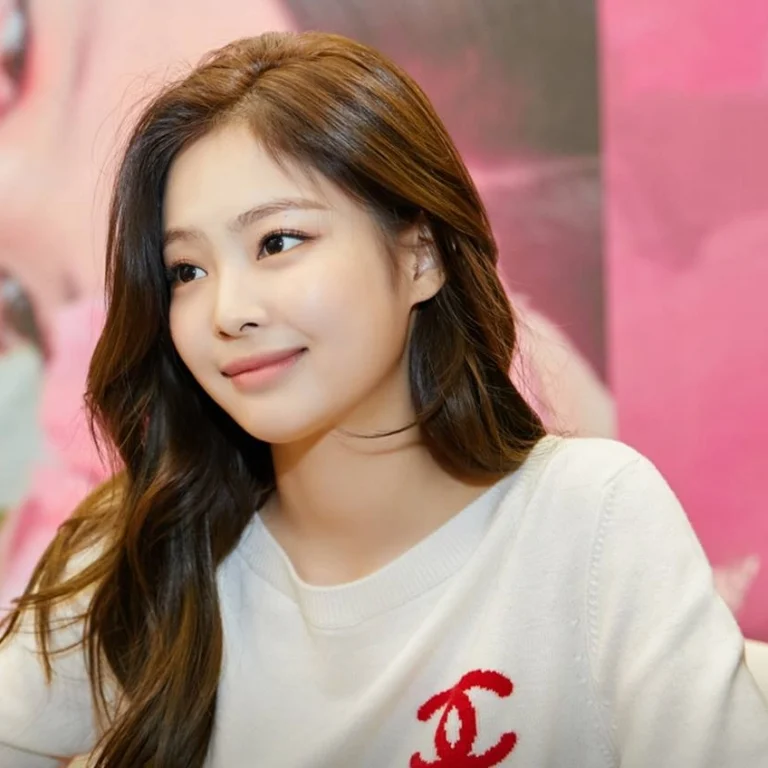
#> input picture OpenCV/data/jennie.jpg, 768 x 768 px
$ python blur.py
#> lines starting #> are read from the running program, lines starting #| are printed output that depends on the picture
import cv2
import matplotlib.pyplot as plt

img = cv2.imread('data/jennie.jpg')
#> img is the input picture: shape (768, 768, 3); mean B, G, R 129, 137, 174


''' Box Filter '''
blur_img = cv2.blur(img, ksize=(9, 9)) # or cv2.boxFiler

fig, axes = plt.subplots(1, 2, figsize=(12, 6))
[axi.set_axis_off() for axi in axes.ravel()] # set all axes off
axes[0].imshow(cv2.cvtColor(img, cv2.COLOR_BGR2RGB))
axes[1].imshow(cv2.cvtColor(blur_img, cv2.COLOR_BGR2RGB))
# plt.show()


''' Gaussian Filter'''
gaussian1 = cv2.GaussianBlur(img, ksize=(9, 9), sigmaX=1, sigmaY=1)
gaussian2 = cv2.GaussianBlur(img, ksize=(9, 9), sigmaX=4, sigmaY=4)
gaussian3 = cv2.GaussianBlur(img, ksize=(27, 27), sigmaX=1, sigmaY=1)

fig, axes = plt.subplots(2, 2, figsize=(10, 10))
[axi.set_axis_off() for axi in axes.ravel()]
axes[0, 0].imshow(cv2.cvtColor(img, cv2.COLOR_BGR2RGB))
axes[0, 0].set_title('origin')
axes[0, 1].imshow(cv2.cvtColor(gaussian1, cv2.COLOR_BGR2RGB))
axes[0, 1].set_title('(9, 9), sigmaX=1, sigmaY=1')
axes[1, 0].imshow(cv2.cvtColor(gaussian2, cv2.COLOR_BGR2RGB))
axes[1, 0].set_title('(9, 9), sigmaX=4, sigmaY=4')
axes[1, 1].imshow(cv2.cvtColor(gaussian3, cv2.COLOR_BGR2RGB))
axes[1, 1].set_title('(27, 27), sigmaX=1, sigmaY=1')
# plt.show()
# -> Blur Gaussian Filter không quan tâm lắm đến kernel size


'''Median Filter'''
median_img = cv2.medianBlur(img, 9)
fig, axes = plt.subplots(1, 2, figsize=(12, 6))
[axi.set_axis_off() for axi in axes.ravel()] # set all axes off
axes[0].imshow(cv2.cvtColor(img, cv2.COLOR_BGR2RGB))
axes[1].imshow(cv2.cvtColor(median_img, cv2.COLOR_BGR2RGB))
plt.show()
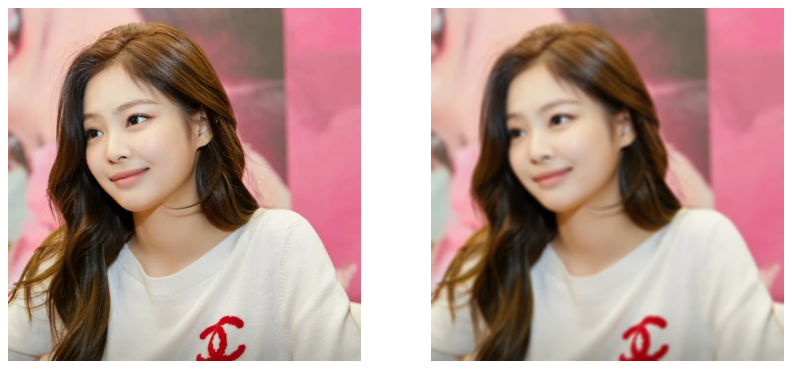
#> figure drawn by matplotlib, 2 panels
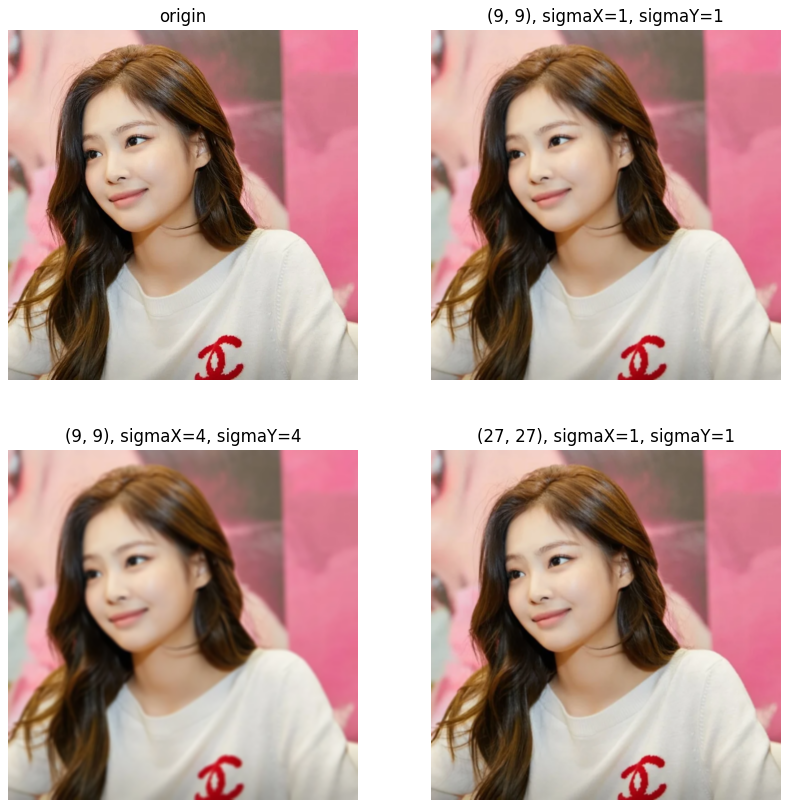
#> figure drawn by matplotlib, 4 panels

$ run again, with OpenCV/data/phongcanh.jpg copied over OpenCV/data/jennie.jpg
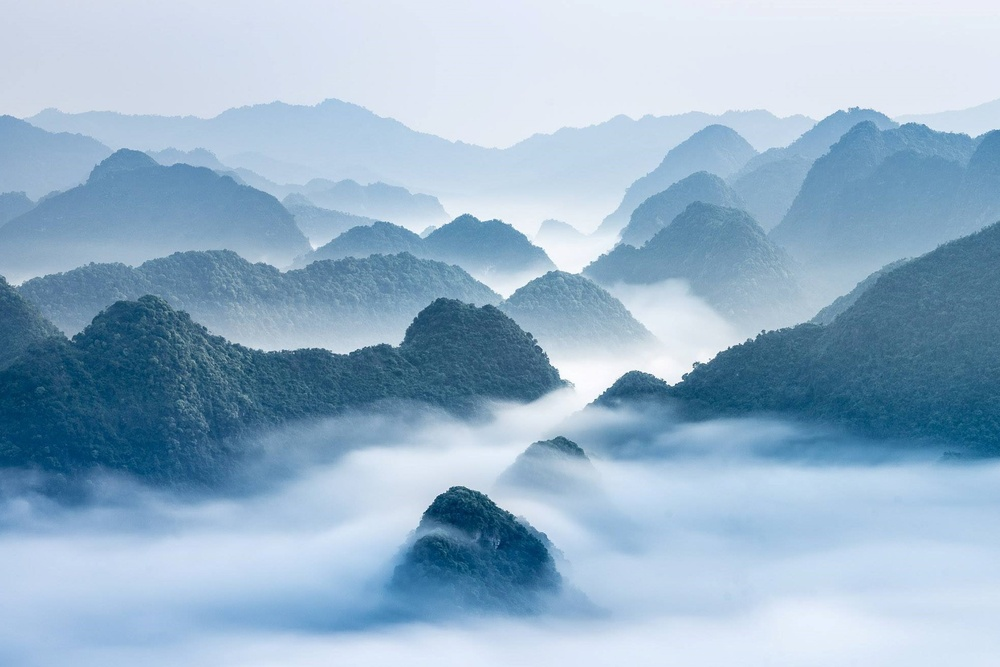
#> input picture OpenCV/data/phongcanh.jpg, 1000 x 667 px, shrunk from 3070 x 2048 before the run
#> img is the input picture: shape (667, 1000, 3); mean B, G, R 202.6, 179, 150.5
#> `plt.show()`:
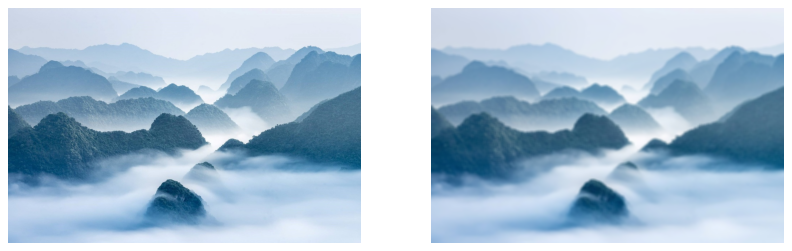
#> figure drawn by matplotlib, 2 panels
#> `plt.show()`:
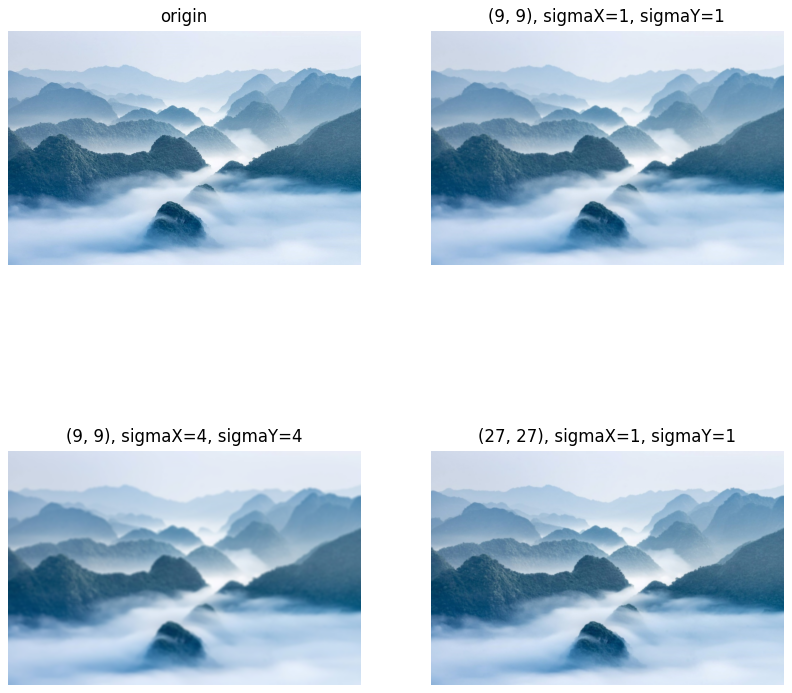
#> figure drawn by matplotlib, 4 panels
